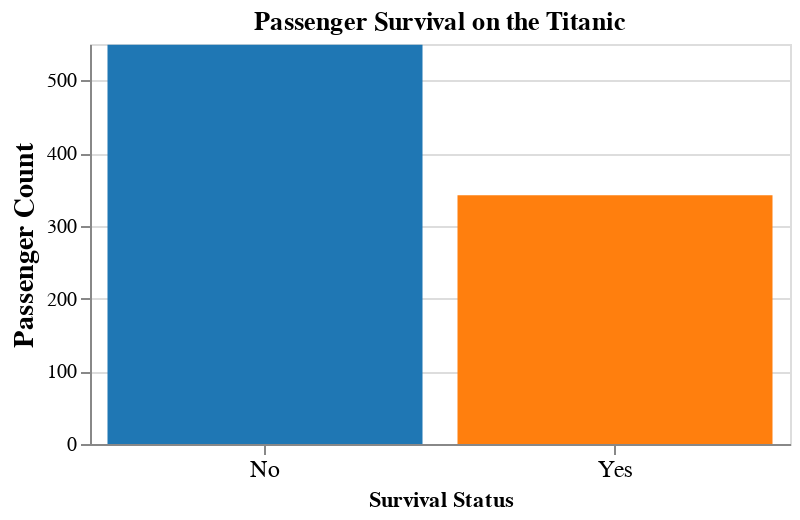

The notebook cell this image was saved under:
### Code cell
alt.Chart(titanic).mark_bar().encode(
    x=alt.X('Survived:N', axis=alt.Axis(labelFontSize=12, labelAngle=0, title='Survival Status')),
    y=alt.Y('count()', axis=alt.Axis(titleFontSize=14), title='Passenger Count'),
    color=alt.Color('Survived:N', scale=alt.Scale(scheme='category10'), legend=None)
).properties(
    width=350,
    height=200,
    title='Passenger Survival on the Titanic'
)

### Figure 1 — Vega-Lite specification as saved in the notebook (floating-point values rounded to 4 significant figures; data arrays with more than 128 entries replaced by an {"elided": "..."} marker saying what was removed)
{"config": {"view": {"continuousWidth": 300, "continuousHeight": 300}}, "data": {"name": "data-51fd94c81f34d96954efc4d516b8f939"}, "mark": {"type": "bar"}, "encoding": {"color": {"field": "Survived", "legend": null, "scale": {"scheme": "category10"}, "type": "nominal"}, "x": {"axis": {"labelAngle": 0, "labelFontSize": 12, "title": "Survival Status"}, "field": "Survived", "type": "nominal"}, "y": {"aggregate": "count", "axis": {"titleFontSize": 14}, "title": "Passenger Count", "type": "quantitative"}}, "height": 200, "title": "Passenger Survival on the Titanic", "width": 350, "$schema": "https://vega.github.io/schema/vega-lite/v5.20.1.json", "datasets": {"data-51fd94c81f34d96954efc4d516b8f939": {"elided": "891 records"}}}
